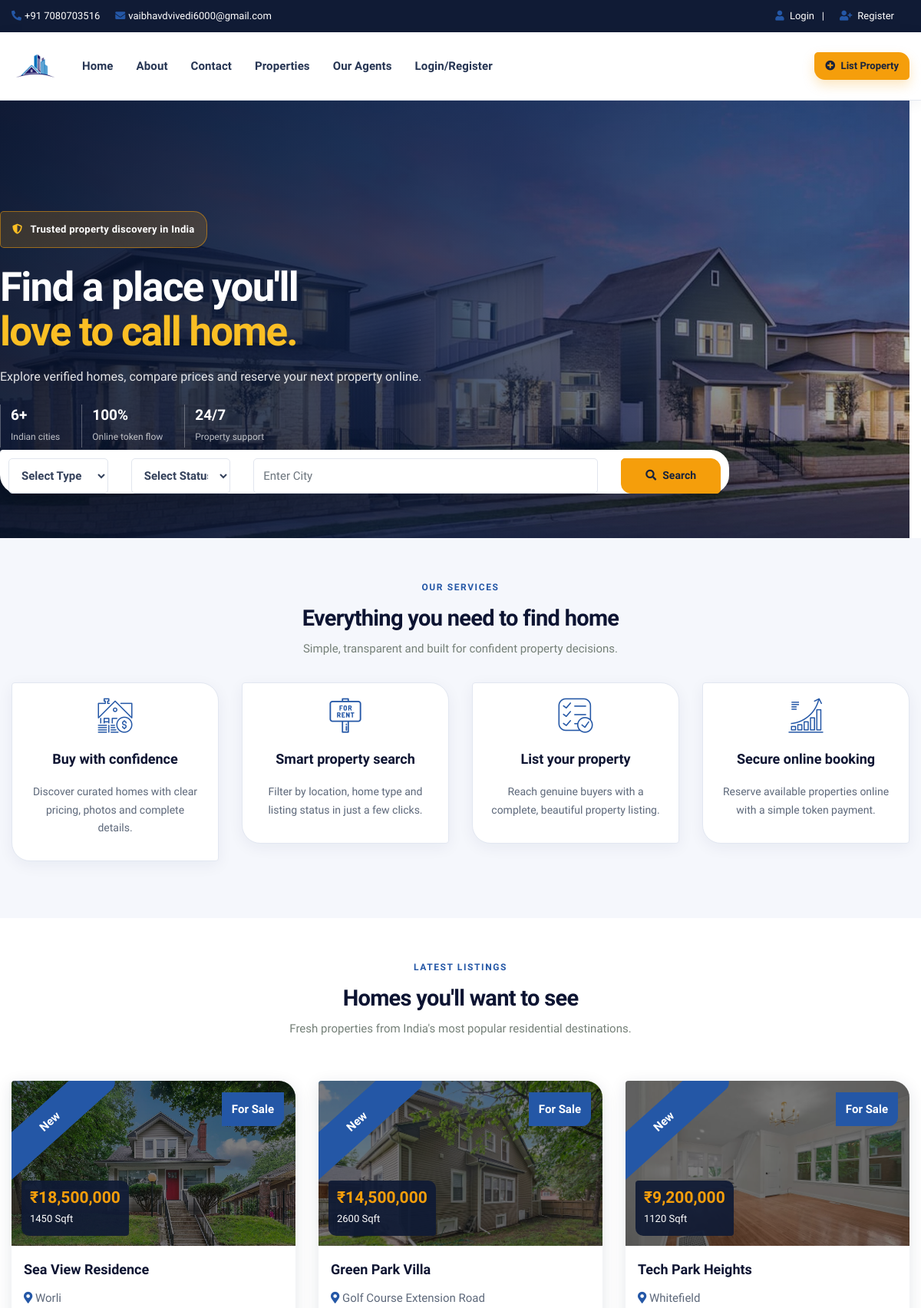
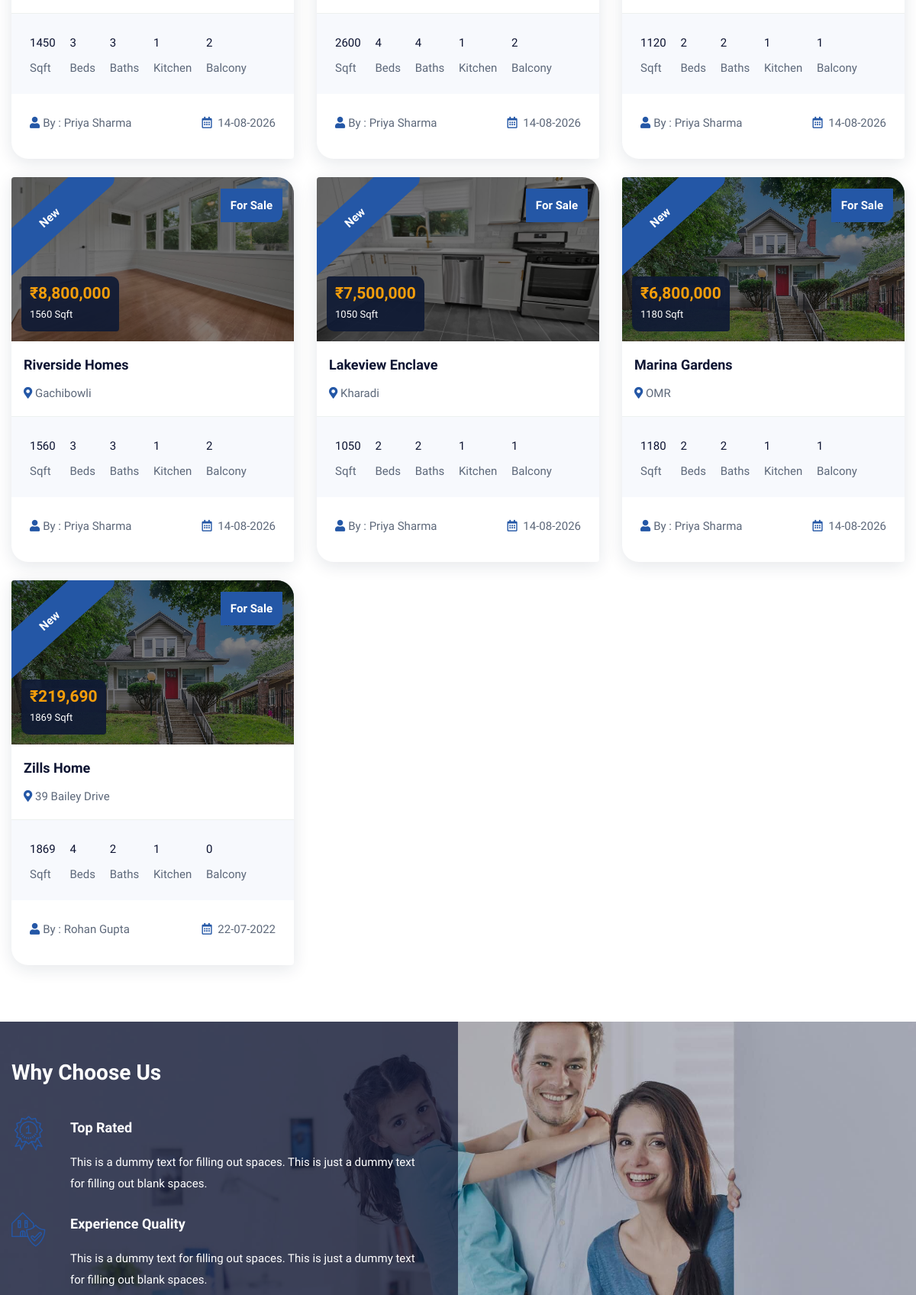
The page / (upper part) on the database its author committed (2 pictures, top to bottom).
### tables this page shows
CREATE TABLE `property` (
  `pid` int(50) NOT NULL,
  `title` varchar(200) NOT NULL,
  `pcontent` longtext NOT NULL,
  `type` varchar(100) NOT NULL,
  `bhk` varchar(50) NOT NULL,
  `stype` varchar(100) NOT NULL,
  `bedroom` int(50) NOT NULL,
  `bathroom` int(50) NOT NULL,
  `balcony` int(50) NOT NULL,
  `kitchen` int(50) NOT NULL,
  `hall` int(50) NOT NULL,
  `floor` varchar(50) NOT NULL,
  `size` int(50) NOT NULL,
  `price` int(50) NOT NULL,
  `location` varchar(200) NOT NULL,
  `city` varchar(100) NOT NULL,
  `state` varchar(100) NOT NULL,
  `feature` longtext NOT NULL,
  `pimage` varchar(300) NOT NULL,
  `pimage1` varchar(300) NOT NULL,
  `pimage2` varchar(300) NOT NULL,
  `pimage3` varchar(300) NOT NULL,
  `pimage4` varchar(300) NOT NULL,
  `uid` int(50) NOT NULL,
  `status` varchar(50) NOT NULL,
  `mapimage` varchar(300) NOT NULL,
  `topmapimage` varchar(300) NOT NULL,
  `groundmapimage` varchar(300) NOT NULL,
  `totalfloor` varchar(50) NOT NULL,
  `date` datetime NOT NULL DEFAULT CURRENT_TIMESTAMP,
  `isFeatured` int(11) DEFAULT NULL
);

CREATE TABLE `user` (
  `uid` int(50) NOT NULL,
  `uname` varchar(100) NOT NULL,
  `uemail` varchar(100) NOT NULL,
  `uphone` varchar(20) NOT NULL,
  `upass` varchar(50) NOT NULL,
  `utype` varchar(50) NOT NULL,
  `uimage` varchar(300) NOT NULL
);

### index.php (the view, shortened to what this page needs)
<!DOCTYPE html>
<html lang="en">
<head>
<link rel="stylesheet" type="text/css" href="css/bootstrap.min.css">
<link rel="stylesheet" type="text/css" href="css/bootstrap-slider.css">
<link rel="stylesheet" type="text/css" href="css/jquery-ui.css">
<link rel="stylesheet" type="text/css" href="css/layerslider.css">
<link rel="stylesheet" type="text/css" href="css/color.css" id="color-change">
<link rel="stylesheet" type="text/css" href="css/owl.carousel.min.css">
<link rel="stylesheet" type="text/css" href="css/font-awesome.min.css">
<link rel="stylesheet" type="text/css" href="fonts/flaticon/flaticon.css">
<link rel="stylesheet" type="text/css" href="css/style.css">
</head>
<body>
<div id="page-wrapper">
    <div class="row">
		<?php include("include/header.php");?>
        <div class="overlay-black w-100 slider-banner1 position-relative" style="background-image: url('images/banner/rshmpg.jpg'); background-size: cover; background-position: center center; background-repeat: no-repeat;">
            <div class="container h-100">
                <div class="row h-100 align-items-center">
                    <div class="col-lg-10 col-xl-9">
                        <div class="text-white modern-hero-content">
                            <span class="hero-kicker"><i class="fas fa-shield-alt"></i> Trusted property discovery in India</span>
                            <h1 class="mb-3">Find a place you'll<br><span>love to call home.</span></h1>
                            <p class="hero-subtitle">Explore verified homes, compare prices and reserve your next property online.</p>
                            <div class="hero-stats">
                                <div><strong>6+</strong><span>Indian cities</span></div>
                                <div><strong>100%</strong><span>Online token flow</span></div>
                                <div><strong>24/7</strong><span>Property support</span></div>
                            </div>
                            <form method="post" action="propertygrid.php" class="hero-search-card">
                                <div class="row">
                                    <div class="col-md-6 col-lg-2">
                                        <div class="form-group mb-lg-0">
                                            <select class="form-control" name="type">
                                                <option value="">Select Type</option>
                                            </select>
                                        </div>
                                    </div>
                                    <div class="col-md-6 col-lg-2">
                                        <div class="form-group mb-lg-0">
                                            <select class="form-control" name="stype">
                                                <option value="">Select Status</option>
                                            </select>
                                        </div>
                                    </div>
                                    <div class="col-md-8 col-lg-6">
                                        <div class="form-group mb-lg-0">
                                            <input type="text" class="form-control" name="city" placeholder="Enter City" required>
                                        </div>
                                    </div>
                                    <div class="col-md-4 col-lg-2">
                                        <div class="form-group mb-0">
                                            <button type="submit" name="filter" class="btn btn-success w-100"><i class="fas fa-search mr-2"></i>Search</button>
                                        </div>
                                    </div>
                                </div>
                            </form>
                        </div>
                    </div>
                </div>
            </div>
        </div>
        <div class="full-row bg-gray">
            <div class="container">
                <div class="row">
                    <div class="col-lg-12">
                        <div class="section-intro text-center"><span>OUR SERVICES</span><h2 class="text-secondary mb-2">Everything you need to find home</h2><p>Simple, transparent and built for confident property decisions.</p></div></div>
                </div>
                <div class="text-box-one">
                    <div class="row">
                        <div class="col-lg-3 col-md-6">
							<div class="service-card p-4 text-center rounded mb-4 transation-3s">
								<i class="flaticon-rent text-success flat-medium" aria-hidden="true"></i>
                                <h5 class="text-secondary py-3 m-0"><a href="property.php">Buy with confidence</a></h5>
                                <p>Discover curated homes with clear pricing, photos and complete details.</p>
                            </div>
                        </div>
                        <div class="col-lg-3 col-md-6">
							<div class="service-card p-4 text-center rounded mb-4 transation-3s">
								<i class="flaticon-for-rent text-success flat-medium" aria-hidden="true"></i>
                                <h5 class="text-secondary py-3 m-0"><a href="property.php">Smart property search</a></h5>
                                <p>Filter by location, home type and listing status in just a few clicks.</p>
                            </div>
                        </div>
                        <div class="col-lg-3 col-md-6">
							<div class="service-card p-4 text-center rounded mb-4 transation-3s">
								<i class="flaticon-list text-success flat-medium" aria-hidden="true"></i>
                                <h5 class="text-secondary py-3 m-0"><a href="submitproperty.php">List your property</a></h5>
                                <p>Reach genuine buyers with a complete, beautiful property listing.</p>
                            </div>
                        </div>
                        <div class="col-lg-3 col-md-6">
							<div class="service-card p-4 text-center rounded mb-4 transation-3s">
								<i class="flaticon-diagram text-success flat-medium" aria-hidden="true"></i>
                                <h5 class="text-secondary py-3 m-0"><a href="mybookings.php">Secure online booking</a></h5>
                                <p>Reserve available properties online with a simple token payment.</p>
                            </div>
                        </div>
                    </div>
                </div>
            </div>
        </div>
        <div class="full-row">
            <div class="container">
                <div class="row">
                    <div class="col-md-12">
                        <div class="section-intro text-center"><span>LATEST LISTINGS</span><h2 class="text-secondary mb-2">Homes you'll want to see</h2><p>Fresh properties from India's most popular residential destinations.</p></div>
                    </div>
                    <div class="col-md-12">
                        <div class="tab-content mt-4" id="pills-tabContent">
                            <div class="tab-pane fade show active" id="pills-home" role="tabpanel" aria-labelledby="pills-home">
                                <div class="row">
									<?php $query=mysqli_query($con,"SELECT property.*, user.uname,user.utype,user.uimage FROM `property`,`user` WHERE property.uid=user.uid ORDER BY date DESC LIMIT 9");
										while($row=mysqli_fetch_array($query))
										{
									?>
                                    <div class="col-md-6 col-lg-4">
                                        <div class="featured-thumb hover-zoomer mb-4">
                                            <div class="overlay-black overflow-hidden position-relative"> <img src="admin/property/<?php echo $row['18'];?>" alt="pimage">
                                                <div class="featured bg-success text-white">New</div>
                                                <div class="sale bg-success text-white text-capitalize">For <?php echo $row['5'];?></div>
                                                <div class="price text-primary"><b>&#8377;<?php echo number_format($row['13']);?> </b><span class="text-white"><?php echo $row['12'];?> Sqft</span></div>
                                            </div>
                                            <div class="featured-thumb-data shadow-one">
                                                <div class="p-3">
                                                    <h5 class="text-secondary hover-text-success mb-2 text-capitalize"><a href="propertydetail.php?pid=<?php echo $row['0'];?>"><?php echo $row['1'];?></a></h5>
                                                    <span class="location text-capitalize"><i class="fas fa-map-marker-alt text-success"></i> <?php echo $row['14'];?></span> </div>
                                                <div class="bg-gray quantity px-4 pt-4">
                                                    <ul>
                                                        <li><span><?php echo $row['12'];?></span> Sqft</li>
                                                        <li><span><?php echo $row['6'];?></span> Beds</li>
                                                        <li><span><?php echo $row['7'];?></span> Baths</li>
                                                        <li><span><?php echo $row['9'];?></span> Kitchen</li>
                                                        <li><span><?php echo $row['8'];?></span> Balcony</li>
                                                    </ul>
                                                </div>
                                                <div class="p-4 d-inline-block w-100">
                                                    <div class="float-left text-capitalize"><i class="fas fa-user text-success mr-1"></i>By : <?php echo $row['uname'];?></div>
                                                    <div class="float-right"><i class="far fa-calendar-alt text-success mr-1"></i> <?php echo date('d-m-Y', strtotime($row['date']));?></div>
                                                </div>
                                            </div>
                                        </div>
                                    </div>
									<?php } ?>
                                </div>
                            </div>
                        </div>
                    </div>
                </div>
            </div>
        </div>
        <div class="full-row living bg-one overlay-secondary-half" style="background-image: url('images/01.jpg'); background-size: cover; background-position: center center; background-repeat: no-repeat;">
            <div class="container">
                <div class="row">
                    <div class="col-md-12 col-lg-6">
                        <div class="living-list pr-4">
                            <h3 class="pb-4 mb-3 text-white">Why Choose Us</h3>
                            <ul>
                                <li class="mb-4 text-white d-flex">
									<i class="flaticon-reward flat-medium float-left d-table mr-4 text-success" aria-hidden="true"></i>
									<div class="pl-2">
										<h5 class="mb-3">Top Rated</h5>
										<p>This is a dummy text for filling out spaces. This is just a dummy text for filling out blank spaces.</p>
									</div>
                                </li>
                                <li class="mb-4 text-white d-flex">
									<i class="flaticon-real-estate flat-medium float-left d-table mr-4 text-success" aria-hidden="true"></i>
									<div class="pl-2">
										<h5 class="mb-3">Experience Quality</h5>
										<p>This is a dummy text for filling out spaces. This is just a dummy text for filling out blank spaces.</p>
									</div>
                                </li>
                            </ul>
                        </div>
                    </div>
                </div>
            </div>
        </div>
    </div>
</div>
</body>
</html>

### css/color.css (style rules this page uses)
:root { --theme-ordinary-color: #74777b; }
:root { --theme-primary-color: #f59e0b; }
:root { --theme-secondary-color: #0d1432; }
:root { --theme-white-color: #fff; }
:root { --theme-light-color: #f8f8f8; }
:root { --theme-gray-color: #f5f5f5; }
:root { --theme-footer-color: #091b4b; }
:root { --theme-dark-color: #091b4b; }
:root { --text-light-color: #a3a7af; }
:root { --theme-primary-opacity-color: rgba(245, 158, 11, .8); }
:root { --theme-secondary-opacity-color: rgba(13,20,50,0.7); }
:root { --theme-white-opacity-color: rgba(255, 255, 255, 0.3); }
:root { --theme-dark-opacity-color: rgba(0, 0, 0, 0.5); }
:root { --theme-ordinary-font: 'Muli', sans-serif; }
:root { --theme-highlight-font: 'Comfortaa', cursive; }

### rows shown on the page
property: pimage (picture), stype "Sale", price "18,500,000", size "1450", title "Sea View Residence", location "Worli", bedroom "3", bathroom "3", kitchen "1", balcony "2", uid.uname "Priya Sharma", date "14-08-2026"
property: pimage (picture), stype "Sale", price "14,500,000", size "2600", title "Green Park Villa", location "Golf Course Extension Road", bedroom "4", bathroom "4", kitchen "1", balcony "2", uid.uname "Priya Sharma", date "14-08-2026"
property: pimage (picture), stype "Sale", price "9,200,000", size "1120", title "Tech Park Heights", location "Whitefield", bedroom "2", bathroom "2", kitchen "1", balcony "1", uid.uname "Priya Sharma", date "14-08-2026"
property: pimage (picture), stype "Sale", price "8,800,000", size "1560", title "Riverside Homes", location "Gachibowli", bedroom "3", bathroom "3", kitchen "1", balcony "2", uid.uname "Priya Sharma", date "14-08-2026"
property: pimage (picture), stype "Sale", price "7,500,000", size "1050", title "Lakeview Enclave", location "Kharadi", bedroom "2", bathroom "2", kitchen "1", balcony "1", uid.uname "Priya Sharma", date "14-08-2026"
property: pimage (picture), stype "Sale", price "6,800,000", size "1180", title "Marina Gardens", location "OMR", bedroom "2", bathroom "2", kitchen "1", balcony "1", uid.uname "Priya Sharma", date "14-08-2026"
property: pimage (picture), stype "Sale", price "219,690", size "1869", title "Zills Home", location "39 Bailey Drive", bedroom "4", bathroom "2", kitchen "1", balcony "0", uid.uname "Rohan Gupta", date "22-07-2022"
